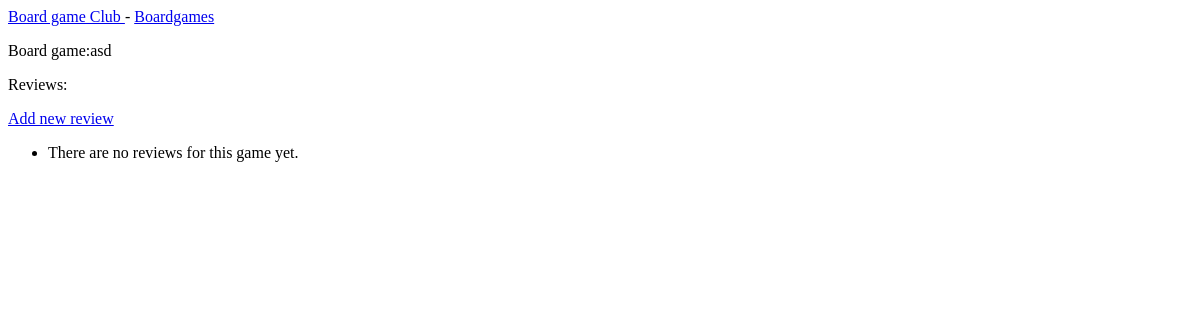
Page /b_games/1/ on the earlier database version.
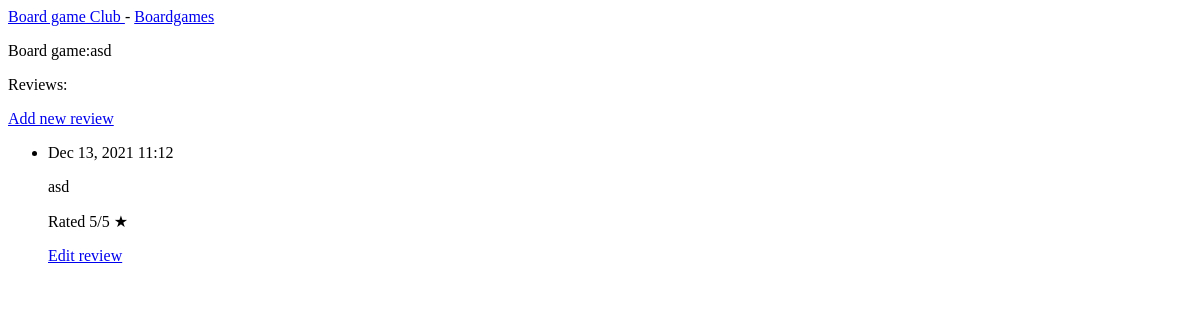
Same page on the later database version.
### bgc/models.py (models this page shows, shortened)
class Review(models.Model):
    b_game = models.ForeignKey(B_game, on_delete = models.CASCADE)
    text = models.TextField()
    stars = models.IntegerField(
        default=0,
        validators=[
            MaxValueValidator(5),
            MinValueValidator(0)
        ]
     )
    date_added = models.DateTimeField(auto_now_add = True)
    date_modified = models.DateTimeField(auto_now = True)
    class Meta:
        verbose_name_plural = 'reviews'

### bgc/views.py (the view)
# urls.py: path('b_games/<int:b_game_id>/', views.b_game, name='b_game'),
def b_game(request, b_game_id):
    b_game = B_game.objects.get(id=b_game_id)
    reviews = b_game.review_set.order_by('-date_added')
    context = {'b_game': b_game, 'reviews':  reviews}
    return render(request, 'bgc/b_game.html', context)

### bgc/models.py (called while the page is built)
    def __str__(self):
        return self.name

### bgc/templates/bgc/b_game.html
{% extends 'bgc/base.html' %}
{% block content %}
 <p>Board game:{{b_game}}</p>
  <p>Reviews:</p>
  <p>
    <a href="{% url 'bgc:new_review' b_game.id %}"> Add new review</a>
  </p>
 <ul>
 {% for review in reviews %}
   <li>
    <p>{{ review.date_added|date:'M d, Y H:i' }}</p>
    <p>{{ review.text|linebreaks }} Rated {{review.stars}}/5 &#9733; </p>
    <p>
      <a href="{% url 'bgc:edit_review' review.id %}"> Edit review</a>
    </p>
   </li>
 {% empty %}
   <li> There are no reviews for this game yet.</li>
  {% endfor %}
 </ul>
{% endblock content %}

Differences in the rows shown:
added Review: date_added "Dec 13, 2021 11:12", text "asd", stars "5"
Other differences:
text no longer shown: "There are no reviews for this game yet."
